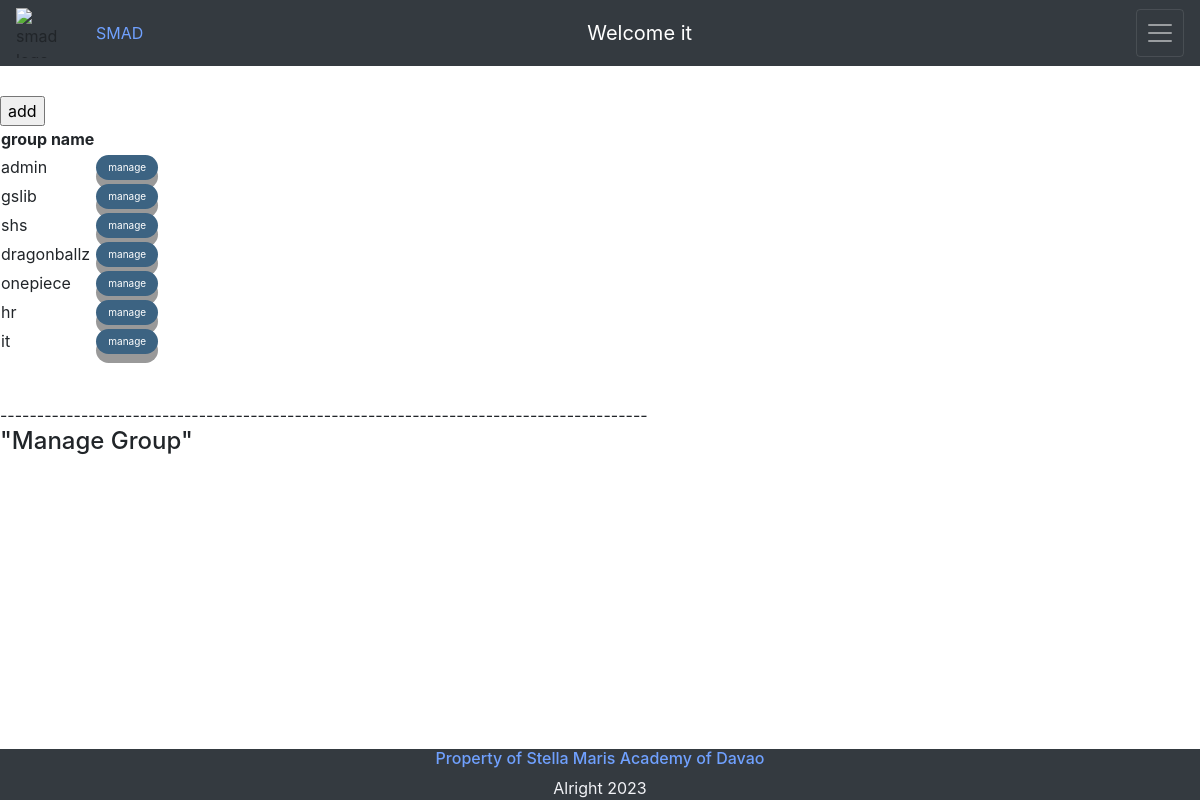
The page /it_patron.php (signed in) on the database its author committed.
### tables this page shows
CREATE TABLE `patron_tbl` (
  `id` int(11) NOT NULL,
  `it_id` int(30) NOT NULL,
  `patron_group` varchar(30) NOT NULL,
  `date` datetime NOT NULL DEFAULT current_timestamp() ON UPDATE current_timestamp()
);

### it_patron.php (the view, shortened to what this page needs)
<?php include('partial/it_header.php');?>
    <br><br><br>
        <br>
        <input type="button" value="add" onclick="addGroup()" id="addgroupbtn">
        <table>
            <tr>
                <th>group name</th>
            </tr>
            <?php
                $patron = "SELECT * FROM patron_tbl WHERE it_id = $it_id ";
                $patron_query = mysqli_query($conn,$patron);
                $patron_num = mysqli_num_rows($patron_query);
                if($patron_num>0)
                {
                    while($patrow = mysqli_fetch_assoc($patron_query))
                    {
                        $group_id = $patrow['id'];
                        $group_name = $patrow['patron_group'];
                        ?>
                            <tr>
                                <td><?php echo $group_name; ?></td>
                                <td><a class="smbtn" href="<?php echo SITEURL; ?>/smad/it_php.php?it_id=<?php echo $group_id; ?>&it_un=<?php echo $it_un; ?>&it_pw=<?php echo $it_pw; ?>">manage</a></td>
                            </tr>
                        <?php
                    }
                }
            ?>
        </table>
    <br><br>
    <div>----------------------------------------------------------------------------------------</div>
    <h4>"Manage Group"</h4>
    <br>
    <br><br><br>
<?php include('partial/it_footer.php');?>

### partial/it_header.php (shortened to what this page needs)
<!DOCTYPE html>
<html lang="en">
<head>
    <link rel="stylesheet" href="https://cdn.jsdelivr.net/npm/bootstrap@4.6.2/dist/css/bootstrap.min.css"
>
</head>
<body>
    <?php
        if(isset($_SESSION['it_id']))
        {
            $it_id = $_SESSION['it_id'];
        }
        if(isset($_SESSION['it_un']))
        {
            $it_un = $_SESSION['it_un'];
        }
        if(isset($_SESSION['it_pw']))
        {
            $it_pw = $_SESSION['it_pw'];
        }
        if(isset($_SESSION['it_greetings']))
        {
            $it_greetings = $_SESSION['it_greetings'];
        }
        else
        {
            $it_greetings = "";
        }
    ?>
    <div class="fixed-top">
        <nav class="navbar navbar-dark bg-dark d-flex bd-highlight mb-3">
            <img src="img/smadlogo.png" alt="smad logo" width="50px" height="50px" style="margin-right:30px">
            <div style="color:#70a1ff">SMAD</div>
            <div class="ml-auto p-2" style="font-size:20px; color:white"><?php echo $it_greetings.$it_un; ?></div>
            <button class="navbar-toggler ml-auto p-2 bd-highlight" type="button" data-toggle="collapse" data-target="#navbarToggleExternalContent" aria-controls="navbarToggleExternalContent" aria-expanded="false" aria-label="Toggle navigation">
                <span class="navbar-toggler-icon"></span>
            </button>
        </nav>
    </div>

### partial/it_footer.php (shortened to what this page needs)
<div class="container-fluid bg-dark footer">
        <h6 style="color:#70a1ff">Property of Stella Maris Academy of Davao</h6>
        <div style="color:#f1f2f6">Alright 2023</div>
    </div>
</body>
</html>

### partial/it_header.php (style rules this page uses)
.smbtn { display: inline-block; padding: 5px 12px; font-size: 10px; cursor: pointer; text-align: center; text-decoration: none; outline: none; color: #fff; background-color: #3c6382; border: none; border-radius: 15px; box-shadow: 0 9px #999; }
.footer { position: fixed; left: 0; bottom: 0; width: 100%; text-align: center; }

### rows shown on the page
patron_tbl: patron_group "admin"
patron_tbl: patron_group "gslib"
patron_tbl: patron_group "shs"
patron_tbl: patron_group "dragonballz"
patron_tbl: patron_group "onepiece"
patron_tbl: patron_group "hr"
patron_tbl: patron_group "it"

### other values the page prints
$it_greetings "Welcome"
$it_un "it"
